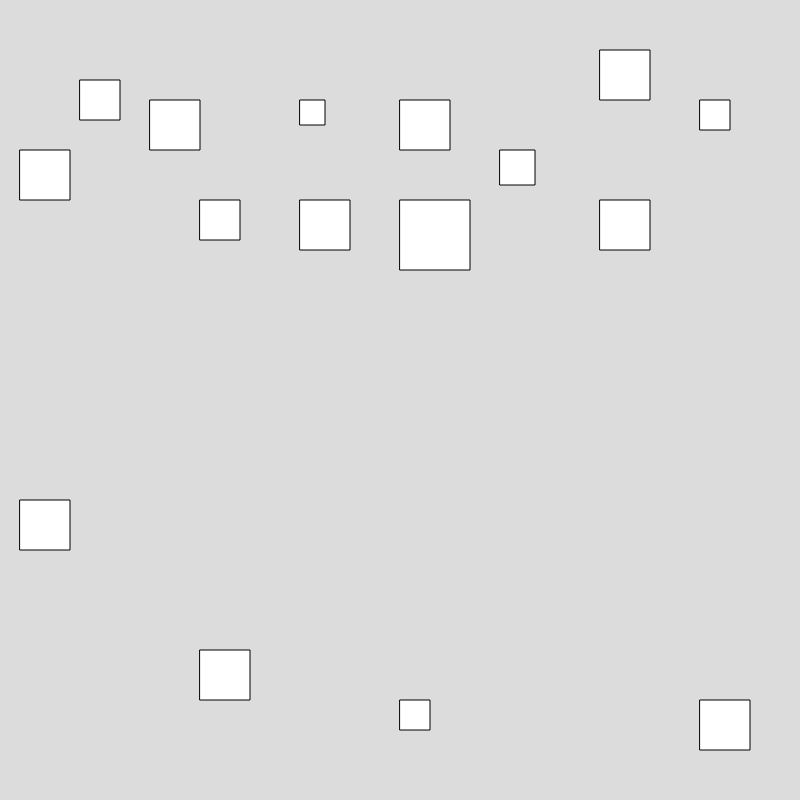
Frame 1 (no input)
Frame 60 (no input): identical to frame 1, image omitted
Frame 120 (the mouse pressed at the canvas centre since frame 60): identical to frame 1, image omitted

The p5.js sketch that drew this single still picture (run headless with seeded random() and noise() and a simulated clock; from frame 60 on, the mouse is pressed at the canvas centre):

// p5.js sketch
// ── sketch.js
var p1unit1=500

function setup() {
  createCanvas(800, 800);
}

function draw() {
  
  
  background(220);
  rect(20, p1unit1,50,50)
  rect(80,80,40,40)
 rect(150,100,50,50) 
  rect(20,150,50,50)
  rect(400,200,70,70)
rect(300,100,25,25)
  rect(700, 700,50,50)
rect(600,200,50,50) 
  rect(200,200,40,40)
  rect(400,100,50,50)
  rect(300,200, 50,50)
  rect(700,100,30,30)
 rect(500,150,35,35) 
  rect(600,50,50,50)
  rect(200,650,50,50)
  rect(400,700,30) 
  
  
  
  
  
  
}
